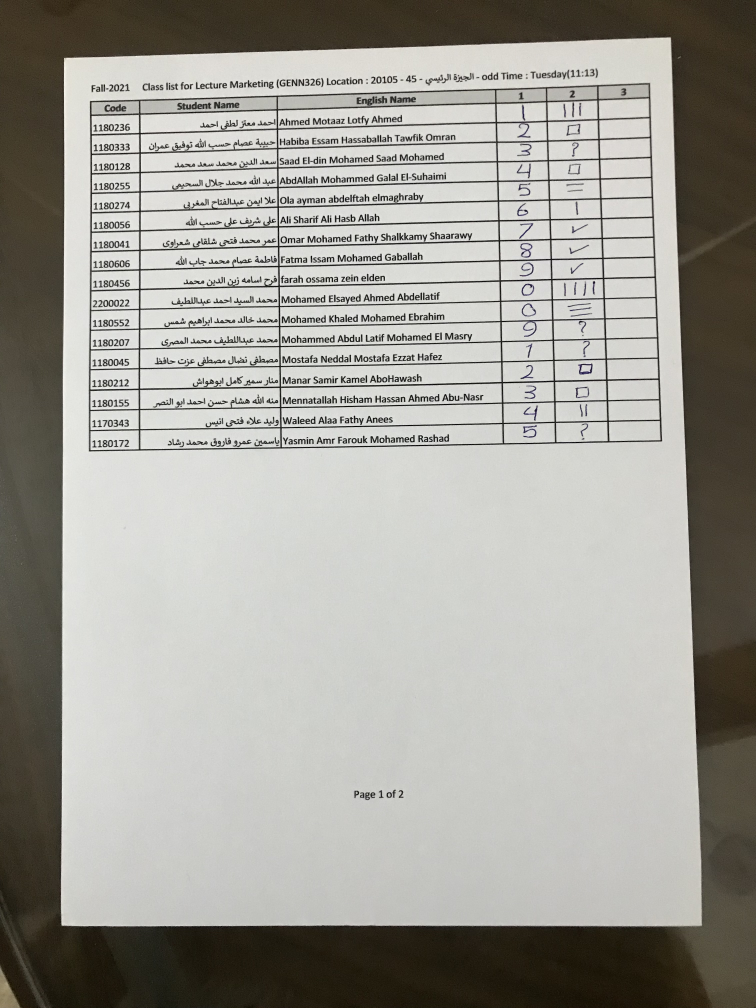
#> input picture notebooks/1.jpg, 3024 x 4030 px (shown at 1/4 size); its folder holds only this picture in this run
$ jupyter execute --allow-errors main-note-book.ipynb
#> lines starting #> are read from the running program, lines starting #| are printed output that depends on the picture; after the words box and inside, x2 and y2 are one past the last pixel; in counts of white or black regions, pixels touching at a corner belong together
#> further down, img is the input picture: shape (4030, 3024, 3); mean B, G, R 152.8, 159.6, 161.2
[cell 1]
from skimage import io
import numpy as np
import cv2 as cv

[cell 2]
def show_image(img):
    resized_img = cv.resize(img,(1000,800), fx=0, fy=0, interpolation=cv.INTER_LINEAR)
    cv.imshow("Image",resized_img)

    cv.waitKey(5000)
    cv.destroyAllWindows()

def calculate_brightness(image):
    return np.mean(image)

def binary_img(img,thres = 120):
    # show_image(img)

    _, binary = cv.threshold(img, thres, 255, cv.THRESH_BINARY_INV)

    # show_image(binary)
    return binary


def apply_caney_edge_detector(img):
     smoothed_img = cv.GaussianBlur(img, (5, 5), 0)
     edges = cv.Canny(smoothed_img, threshold1= 30, threshold2= 70)

     return edges


def get_gray_img(img):
    gray_img = cv.cvtColor(img, cv.COLOR_BGR2GRAY)
    return gray_img

def get_table_img(img):

     binary_image = binary_img(img)

    #  show_image(binary_image)

     contours, _ = cv.findContours(binary_image, cv.RETR_TREE,cv.CHAIN_APPROX_NONE)

     sorted_contours = sorted(contours, key=cv.contourArea, reverse=True)

     rectangular_contours = []

     for contour in sorted_contours:
        epsilon = 0.04 * cv.arcLength(contour, True)
        approx = cv.approxPolyDP(contour, epsilon, True)
        if len(approx) == 4:
            rectangular_contours.append(contour)

     chosen_one = None
     if cv.contourArea(rectangular_contours[0]) > 0.8 * img.shape[0] * img.shape[1]:  # Adjust threshold as necessary
        chosen_one = rectangular_contours[2]
     else:
         chosen_one = rectangular_contours[0]

     angle = abs((90 if cv.minAreaRect(chosen_one)[-1] > 45 else 0 )- cv.minAreaRect(chosen_one)[-1])

     rotated_image = rotate_image(img,angle)


     x, y, w, h = cv.boundingRect(chosen_one)

     table_roi = rotated_image[y:y+h, x:x+w]

     ## Calc the angle of shifting

     return table_roi

def close_img(binary_table_img):

    kernel_vertical = np.array([
        [0, 1, 0],
        [0, 1, 0],
        [0, 1, 0]
    ], dtype=np.uint8)

    kernel_horizon = np.array([
        [0, 0, 0],
        [1, 1, 1],
        [0, 0, 0]
    ], dtype=np.uint8)

    kernel = np.ones((3, 3), dtype=np.uint8)


    in_img = binary_table_img
    binary_table_img_horizon = cv.erode(
        in_img,kernel_horizon,iterations=10
    )
    binary_table_img_vertical = cv.erode(
        in_img,kernel_vertical,iterations=15
    )

    output_img = cv.max(binary_table_img_horizon,binary_table_img_vertical)

    output_img = cv.dilate(
        output_img,kernel,iterations=2
    )


    return output_img

def rotate_image(image, angle):
    (h, w) = image.shape[:2]
    center = (w // 2, h // 2)

    rotation_matrix = cv.getRotationMatrix2D(center, -angle, 1.0)

    rotated_image = cv.warpAffine(image, rotation_matrix, (w, h), flags=cv.INTER_CUBIC, borderMode=cv.BORDER_REPLICATE)

    return rotated_image

#> (a cell that did not finish here is left out)


    table_img = get_table_img(gray_img)
#> in binary_img, `_, binary = cv.threshold(img, thres, 255, cv.THRESH_BINARY_INV)`:
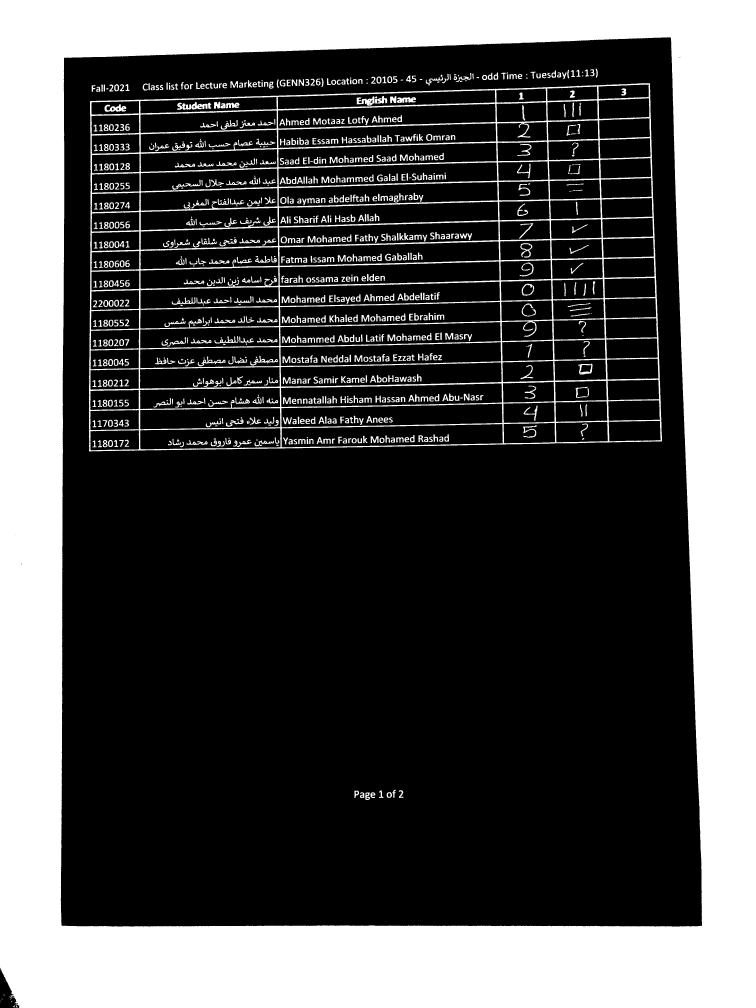
#> binary: shape (4030, 3024) (shown at 1/4 size); 32.2% white; 1024 white regions (41 under 20 px)
#> in get_table_img, `contours, _ = cv.findContours(binary_image, cv.RETR_TREE,cv.CHAIN_APPR..`: contours = 1581 contours, 186 with area under 20; largest, box (x1, y1, x2, y2) and area: (0, 0, 3024, 4030) 12173608, (242, 148, 2809, 3708) 8771528, (355, 333, 2648, 1806) 3201734, (1122, 1448, 2008, 1548) 69885, (1124, 1614, 2011, 1710) 68404
#> in get_table_img, `sorted_contours = sorted(contours, key=cv.contourArea, reverse=True)`: sorted_contours has the same summary as contours
#> the loop in get_table_img, `for contour in sorted_contours:` made 1581 passes
#> (epsilon, approx) on passes 1 to 3: (566.6, [[0, 0], [59, 4013], [3023, 4029], [3023, 0]]), (504.1, [[2683, 150], [2807, 3703], [247, 3703], [255, 232]]), (305.1, [[2599, 333], [360, 405], [356, 1804], [2646, 1765]])
#> after the loop in get_table_img, `for contour in sorted_contours:`: rectangular_contours = 288 contours, 32 with area under 20; largest, box (x1, y1, x2, y2) and area: (0, 0, 3024, 4030) 12173608, (242, 148, 2809, 3708) 8771528, (355, 333, 2648, 1806) 3201734, (559, 1467, 1120, 1556) 44106, (560, 1632, 1122, 1718) 43384
#> in get_table_img, `chosen_one = rectangular_contours[2]`: chosen_one = contour of 7365 points, box (x1, y1, x2, y2) (355, 333, 2648, 1806), area 3201734
#> in get_table_img, `angle = abs((90 if cv.minAreaRect(chosen_one)[-1] > 45 else 0 )- cv.mi..`: angle = 1.27
#> in rotate_image, `rotation_matrix = cv.getRotationMatrix2D(center, -angle, 1.0)`: rotation_matrix = [[1, -0.0222, 45.14], [0.0222, 1, -33.09]]
#> in rotate_image, `rotated_image = cv.warpAffine(image, rotation_matrix, (w, h), flags=cv..`:
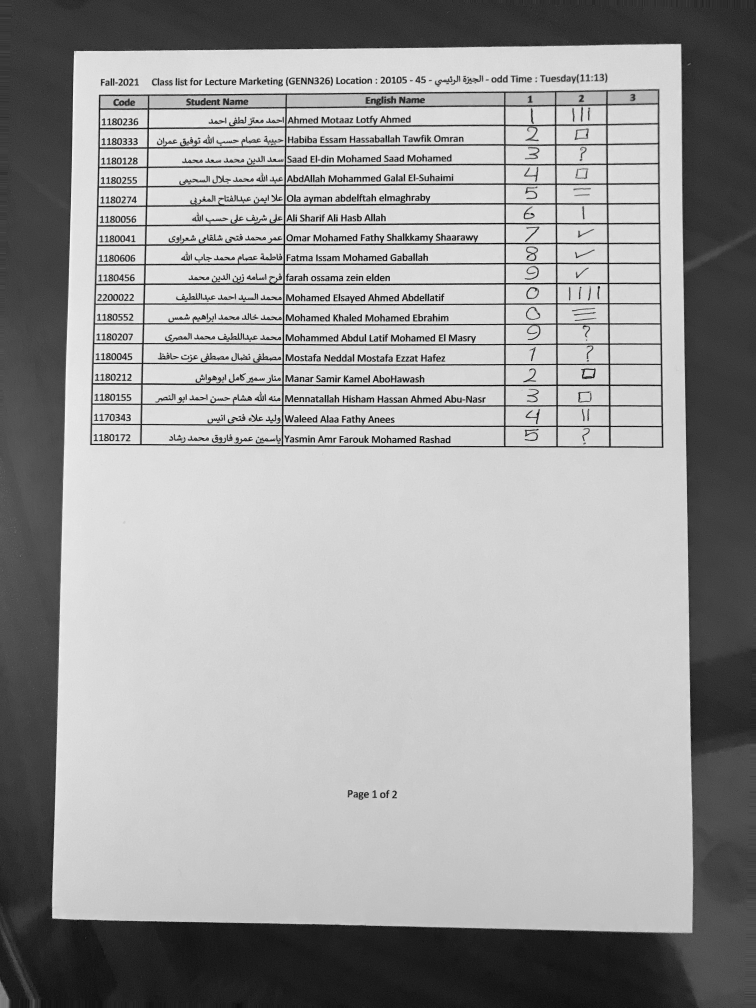
#> rotated_image: shape (4030, 3024) (shown at 1/4 size); min 0, max 255, mean 159.3
#> in get_table_img, `x, y, w, h = cv.boundingRect(chosen_one)`: x = 355; y = 333; w = 2293; h = 1473
#> in get_table_img, `table_roi = rotated_image[y:y+h, x:x+w]`:
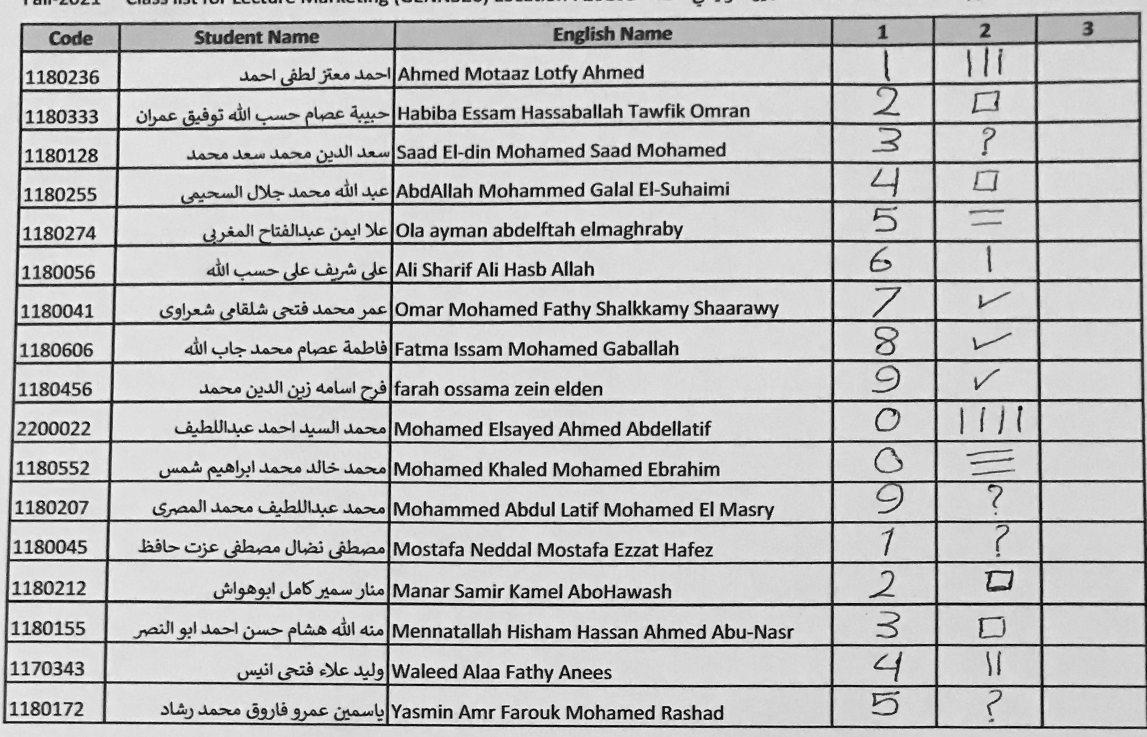
#> table_roi: shape (1473, 2293) (shown at 1/2 size); min 0, max 255, mean 190

    binary_table_img = binary_img(table_img)
#> call 2 of binary_img, with thres = 120
#> in binary_img (call 2), `_, binary = cv.threshold(img, thres, 255, cv.THRESH_BINARY_INV)`:
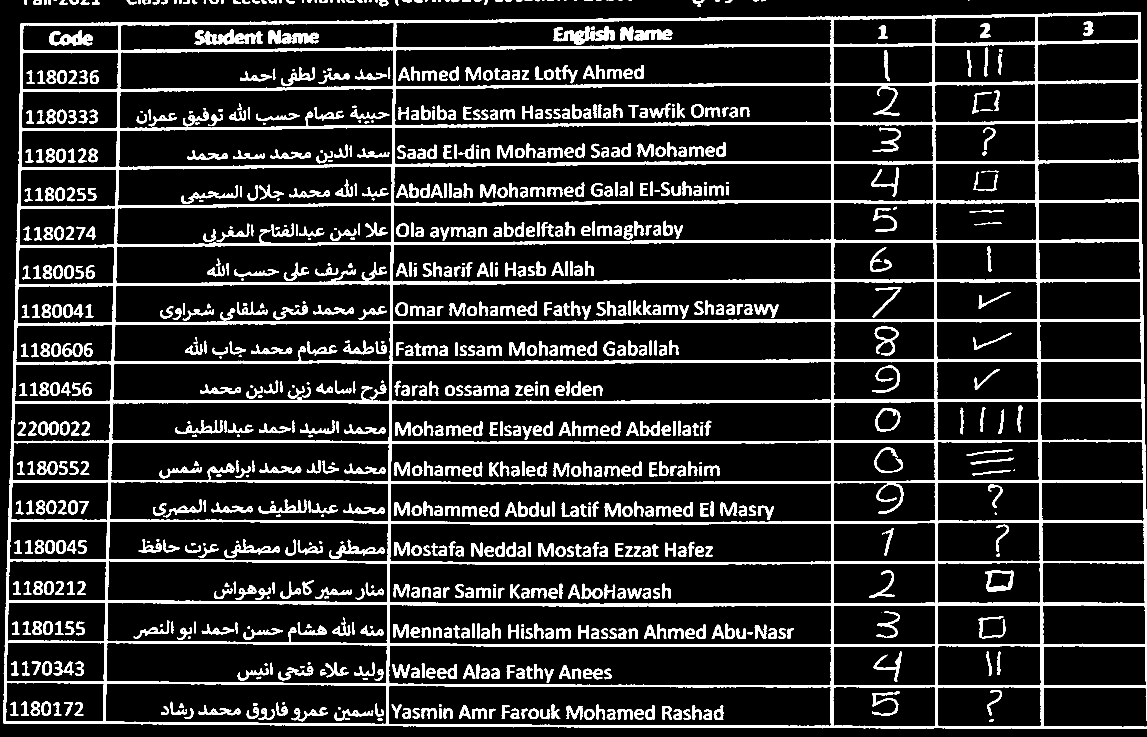
#> binary: shape (1473, 2293) (shown at 1/2 size); 14.6% white; 965 white regions (39 under 20 px), largest, box (x1, y1, x2, y2) and area: (6, 23, 2293, 1458) 271858, (389, 59, 526, 89) 2249, (98, 61, 186, 91) 1451

    output__closed_img = close_img(binary_table_img)
#> in close_img, `binary_table_img_horizon = cv.erode( in_img,kernel_horizon,iterations=..`: binary_table_img_horizon: shape (1473, 2293); 6% white; 265 white regions (139 under 20 px), largest, box (x1, y1, x2, y2) and area: (22, 1200, 2293, 1213) 11714, (35, 798, 2279, 807) 11321, (41, 558, 2276, 573) 11108
#> in close_img, `binary_table_img_vertical = cv.erode( in_img,kernel_vertical,iteration..`: binary_table_img_vertical: shape (1473, 2293); 1.4% white; 34 white regions (17 under 20 px), largest, box (x1, y1, x2, y2) and area: (2070, 43, 2087, 1442) 7178, (1661, 48, 1668, 1441) 6748, (1865, 46, 1876, 1441) 6688
#> in close_img, `output_img = cv.max(binary_table_img_horizon,binary_table_img_vertical)`: output_img: shape (1473, 2293); 7.3% white; 277 white regions (156 under 20 px), largest, box (x1, y1, x2, y2) and area: (18, 39, 2293, 1442) 212667, (51, 25, 2272, 51) 10509, (16, 1443, 2293, 1458) 9695
#> in close_img, `output_img = cv.dilate( output_img,kernel,iterations=2 )`:
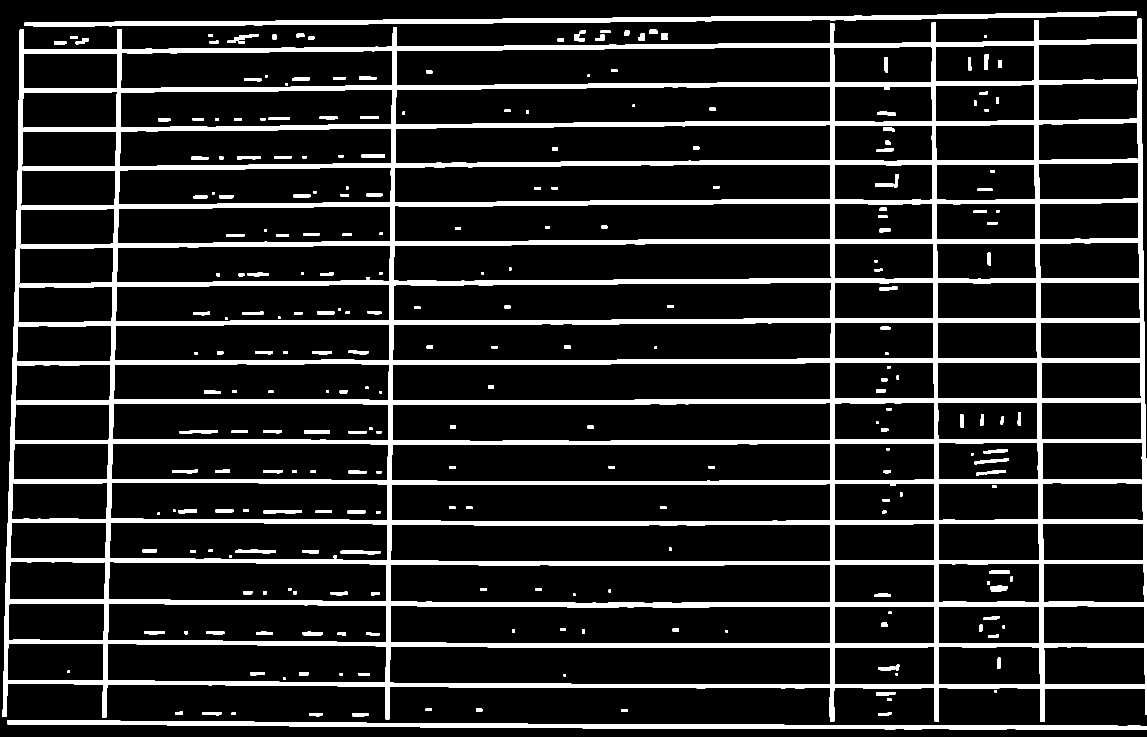
#> output_img: shape (1473, 2293) (shown at 1/2 size); 14.1% white; 259 white regions, largest, box (x1, y1, x2, y2) and area: (5, 37, 2293, 1444) 407786, (49, 23, 2274, 53) 19561, (14, 1441, 2293, 1460) 18899

    cv.imwrite(f"output-{i+1}.jpg",output__closed_img)
    cv.imwrite(f"output-{i+1}-before.jpg",table_img)
    cv.imwrite(f"output-{i+1}-binary.jpg",binary_table_img)
